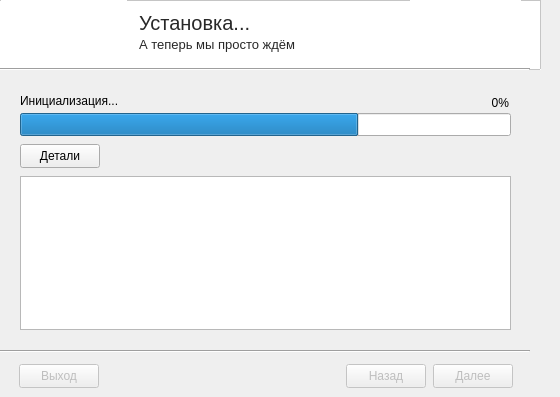
    <widget class="QWidget" name="installation">
     <widget class="QFrame" name="top_frame_install">
      <property name="geometry">
       <rect>
        <x>-10</x>
        <y>0</y>
        <width>551</width>
        <height>70</height>
       </rect>
      </property>
      <property name="styleSheet">
       <string notr="true">background-color: rgba(255,255,255,1);
</string>
      </property>
      <property name="frameShape">
       <enum>QFrame::Shape::StyledPanel</enum>
      </property>
      <widget class="QLabel" name="icon_install">
       <property name="enabled">
        <bool>true</bool>
       </property>
       <property name="geometry">
        <rect>
         <x>11</x>
         <y>0</y>
         <width>126</width>
         <height>68</height>
        </rect>
       </property>
       <property name="font">
        <font>
         <pointsize>10</pointsize>
        </font>
       </property>
       <property name="text">
        <string/>
       </property>
       <property name="pixmap">
        <pixmap resource="resources.qrc">:/img/resources/icon.png</pixmap>
       </property>
       <property name="scaledContents">
        <bool>true</bool>
       </property>
       <property name="alignment">
        <set>Qt::AlignmentFlag::AlignCenter</set>
       </property>
      </widget>
      <widget class="QLabel" name="title_install">
       <property name="geometry">
        <rect>
         <x>149</x>
         <y>11</y>
         <width>171</width>
         <height>21</height>
        </rect>
       </property>
       <property name="font">
        <font>
         <pointsize>15</pointsize>
         <stylestrategy>PreferAntialias</stylestrategy>
         <hintingpreference>PreferFullHinting</hintingpreference>
         <fontweight>DemiBold</fontweight>
        </font>
       </property>
       <property name="text">
        <string>&lt;span style=&quot;color: rgba(40, 40, 40, 1); font-style: Semibold;&quot;&gt;Установка...&lt;span&gt;</string>
       </property>
      </widget>
      <widget class="QLabel" name="subtitle_install">
       <property name="geometry">
        <rect>
         <x>149</x>
         <y>34</y>
         <width>381</width>
         <height>21</height>
        </rect>
       </property>
       <property name="font">
        <font>
         <pointsize>12</pointsize>
         <stylestrategy>PreferAntialias</stylestrategy>
         <hintingpreference>PreferFullHinting</hintingpreference>
         <fontweight>DemiBold</fontweight>
        </font>
       </property>
       <property name="text">
        <string>&lt;html&gt;&lt;head/&gt;&lt;body&gt;&lt;p&gt;&lt;span style=&quot; font-size:10pt; font-weight:400; color: rgba(40, 40, 40, 1)&quot;&gt;А теперь мы просто ждём&lt;/span&gt;&lt;/p&gt;&lt;/body&gt;&lt;/html&gt;</string>
       </property>
      </widget>
      <widget class="QLabel" name="dead_image">
       <property name="geometry">
        <rect>
         <x>420</x>
         <y>-5</y>
         <width>111</width>
         <height>81</height>
        </rect>
       </property>
       <property name="text">
        <string/>
       </property>
       <property name="pixmap">
        <pixmap resource="resources.qrc">:/img/resources/lytaya_animka_ralsei2009.gif</pixmap>
       </property>
       <property name="alignment">
        <set>Qt::AlignmentFlag::AlignRight|Qt::AlignmentFlag::AlignTrailing|Qt::AlignmentFlag::AlignVCenter</set>
       </property>
      </widget>
     </widget>
     <widget class="Line" name="topline_install">
      <property name="geometry">
       <rect>
        <x>0</x>
        <y>68</y>
        <width>530</width>
        <height>3</height>
       </rect>
      </property>
      <property name="orientation">
       <enum>Qt::Orientation::Horizontal</enum>
      </property>
     </widget>
     <widget class="QProgressBar" name="patch_progress">
      <property name="geometry">
       <rect>
        <x>20</x>
        <y>113</y>
        <width>491</width>
        <height>23</height>
       </rect>
      </property>
      <property name="value">
       <number>69</number>
      </property>
      <property name="format">
       <string/>
      </property>
     </widget>
     <widget class="QLabel" name="install_status">
      <property name="geometry">
       <rect>
        <x>20</x>
        <y>93</y>
        <width>341</width>
        <height>16</height>
       </rect>
      </property>
      <property name="text">
       <string>Инициализация...</string>
      </property>
     </widget>
     <widget class="Line" name="line_bottom_install">
      <property name="geometry">
       <rect>
        <x>0</x>
        <y>350</y>
        <width>530</width>
        <height>3</height>
       </rect>
      </property>
      <property name="orientation">
       <enum>Qt::Orientation::Horizontal</enum>
      </property>
     </widget>
     <widget class="QPushButton" name="endBtn_install">
      <property name="enabled">
       <bool>false</bool>
      </property>
      <property name="geometry">
       <rect>
        <x>19</x>
        <y>364</y>
        <width>80</width>
        <height>24</height>
       </rect>
      </property>
      <property name="text">
       <string>Выход</string>
      </property>
     </widget>
     <widget class="QPushButton" name="backBtn_install">
      <property name="enabled">
       <bool>false</bool>
      </property>
      <property name="geometry">
       <rect>
        <x>346</x>
        <y>364</y>
        <width>80</width>
        <height>24</height>
       </rect>
      </property>
      <property name="text">
       <string>Назад</string>
      </property>
      <property name="checkable">
       <bool>false</bool>
      </property>
      <property name="default">
       <bool>false</bool>
      </property>
      <property name="flat">
       <bool>false</bool>
      </property>
     </widget>
     <widget class="QPushButton" name="nextBtn_install">
      <property name="enabled">
       <bool>false</bool>
      </property>
      <property name="geometry">
       <rect>
        <x>433</x>
        <y>364</y>
        <width>80</width>
        <height>24</height>
       </rect>
      </property>
      <property name="text">
       <string>Далее</string>
      </property>
      <property name="checkable">
       <bool>false</bool>
      </property>
      <property name="checked">
       <bool>false</bool>
      </property>
      <property name="default">
       <bool>false</bool>
      </property>
      <property name="flat">
       <bool>false</bool>
      </property>
     </widget>
     <widget class="QLabel" name="install_percentage">
      <property name="geometry">
       <rect>
        <x>268</x>
        <y>93</y>
        <width>241</width>
        <height>20</height>
       </rect>
      </property>
      <property name="text">
       <string>0%</string>
      </property>
      <property name="alignment">
       <set>Qt::AlignmentFlag::AlignRight|Qt::AlignmentFlag::AlignTrailing|Qt::AlignmentFlag::AlignVCenter</set>
      </property>
     </widget>
     <widget class="QPushButton" name="showDetailsBtn">
      <property name="enabled">
       <bool>true</bool>
      </property>
      <property name="geometry">
       <rect>
        <x>20</x>
        <y>144</y>
        <width>80</width>
        <height>24</height>
       </rect>
      </property>
      <property name="text">
       <string>Детали</string>
      </property>
      <property name="checkable">
       <bool>false</bool>
      </property>
      <property name="default">
       <bool>false</bool>
      </property>
      <property name="flat">
       <bool>false</bool>
      </property>
     </widget>
     <widget class="QPlainTextEdit" name="detailedlogs">
      <property name="geometry">
       <rect>
        <x>20</x>
        <y>176</y>
        <width>491</width>
        <height>154</height>
       </rect>
      </property>
      <property name="readOnly">
       <bool>true</bool>
      </property>
     </widget>
    </widget>
